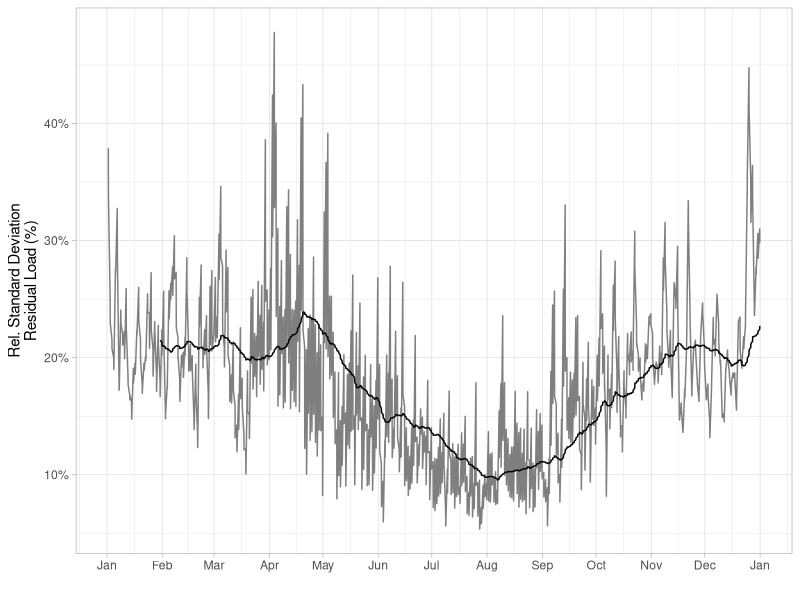

This chart was generated by the following R code:
# This code has been used to generate the figures in the following report:
# De Felice, M., Busch, S., Kanellopoulos, K., Kavvadias, K. and Hidalgo Gonzalez, I.,
# Power system flexibility in a variable climate,
# ISBN 978-92-76-18183-5 (online), doi:10.2760/75312 (online)
# This code is released under Creative Commons Attribution 4.0 International (CC BY 4.0) licence
# (https://creativecommons.org/licenses/by/4.0/).

library(tidyverse)

res_var <- read_csv("data_figure28.csv")
g <- ggplot(res_var, aes(x = h)) +
  geom_line(aes(y = cvres), color = "grey50") +
  geom_line(aes(y = smoothed_cv), color = "black") +
  labs(
    x = "", y = "Rel. Standard Deviation\nResidual Load (%)"
  ) +
  theme_light() +
  scale_y_continuous(labels = scales::percent_format(accuracy = 1)) +
  scale_x_datetime(date_labels = "%b", date_breaks = "1 month")

ggsave("figure28.png", width = 6, height = 2.5)
